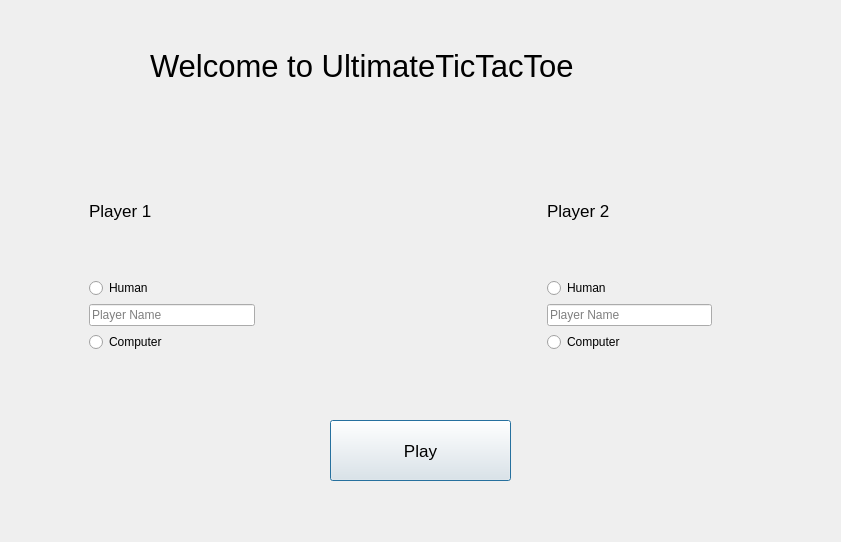
<?xml version="1.0" encoding="UTF-8"?>
<ui version="4.0">
 <class>PlayerSelector</class>
 <widget class="QDialog" name="PlayerSelector">
  <property name="geometry">
   <rect>
    <x>0</x>
    <y>0</y>
    <width>841</width>
    <height>542</height>
   </rect>
  </property>
  <property name="windowTitle">
   <string>Dialog</string>
  </property>
  <widget class="QLabel" name="label">
   <property name="geometry">
    <rect>
     <x>150</x>
     <y>30</y>
     <width>531</width>
     <height>71</height>
    </rect>
   </property>
   <property name="font">
    <font>
     <pointsize>23</pointsize>
    </font>
   </property>
   <property name="text">
    <string>Welcome to UltimateTicTacToe</string>
   </property>
  </widget>
  <widget class="QPushButton" name="pushButton">
   <property name="geometry">
    <rect>
     <x>330</x>
     <y>420</y>
     <width>181</width>
     <height>61</height>
    </rect>
   </property>
   <property name="font">
    <font>
     <pointsize>13</pointsize>
    </font>
   </property>
   <property name="text">
    <string>Play</string>
   </property>
  </widget>
  <widget class="QWidget" name="layoutWidget">
   <property name="geometry">
    <rect>
     <x>80</x>
     <y>140</y>
     <width>641</width>
     <height>221</height>
    </rect>
   </property>
   <layout class="QHBoxLayout" name="horizontalLayout">
    <item>
     <widget class="QWidget" name="widget" native="true">
      <layout class="QVBoxLayout" name="verticalLayout_3">
       <item>
        <widget class="QLabel" name="label_2">
         <property name="font">
          <font>
           <pointsize>13</pointsize>
          </font>
         </property>
         <property name="text">
          <string>Player 1</string>
         </property>
        </widget>
       </item>
       <item>
        <widget class="QRadioButton" name="radioButton">
         <property name="text">
          <string>Human</string>
         </property>
         <property name="icon">
          <iconset theme="QIcon::ThemeIcon::UserAvailable"/>
         </property>
        </widget>
       </item>
       <item>
        <widget class="QLineEdit" name="lineEdit">
         <property name="placeholderText">
          <string>Player Name</string>
         </property>
        </widget>
       </item>
       <item>
        <widget class="QRadioButton" name="radioButton_2">
         <property name="text">
          <string>Computer</string>
         </property>
         <property name="icon">
          <iconset theme="QIcon::ThemeIcon::Computer"/>
         </property>
        </widget>
       </item>
      </layout>
     </widget>
    </item>
    <item>
     <layout class="QVBoxLayout" name="verticalLayout"/>
    </item>
    <item>
     <spacer name="horizontalSpacer">
      <property name="orientation">
       <enum>Qt::Orientation::Horizontal</enum>
      </property>
      <property name="sizeHint" stdset="0">
       <size>
        <width>268</width>
        <height>20</height>
       </size>
      </property>
     </spacer>
    </item>
    <item>
     <layout class="QVBoxLayout" name="verticalLayout_2">
      <item>
       <widget class="QWidget" name="widget_2" native="true">
        <layout class="QVBoxLayout" name="verticalLayout_4">
         <item>
          <widget class="QLabel" name="label_3">
           <property name="font">
            <font>
             <pointsize>13</pointsize>
            </font>
           </property>
           <property name="text">
            <string>Player 2</string>
           </property>
          </widget>
         </item>
         <item>
          <widget class="QRadioButton" name="radioButton_3">
           <property name="text">
            <string>Human</string>
           </property>
           <property name="icon">
            <iconset theme="QIcon::ThemeIcon::UserAvailable"/>
           </property>
          </widget>
         </item>
         <item>
          <widget class="QLineEdit" name="lineEdit_2">
           <property name="placeholderText">
            <string>Player Name</string>
           </property>
          </widget>
         </item>
         <item>
          <widget class="QRadioButton" name="radioButton_4">
           <property name="text">
            <string>Computer</string>
           </property>
           <property name="icon">
            <iconset theme="QIcon::ThemeIcon::Computer"/>
           </property>
          </widget>
         </item>
        </layout>
       </widget>
      </item>
     </layout>
    </item>
   </layout>
  </widget>
 </widget>
 <resources/>
 <connections/>
</ui>
